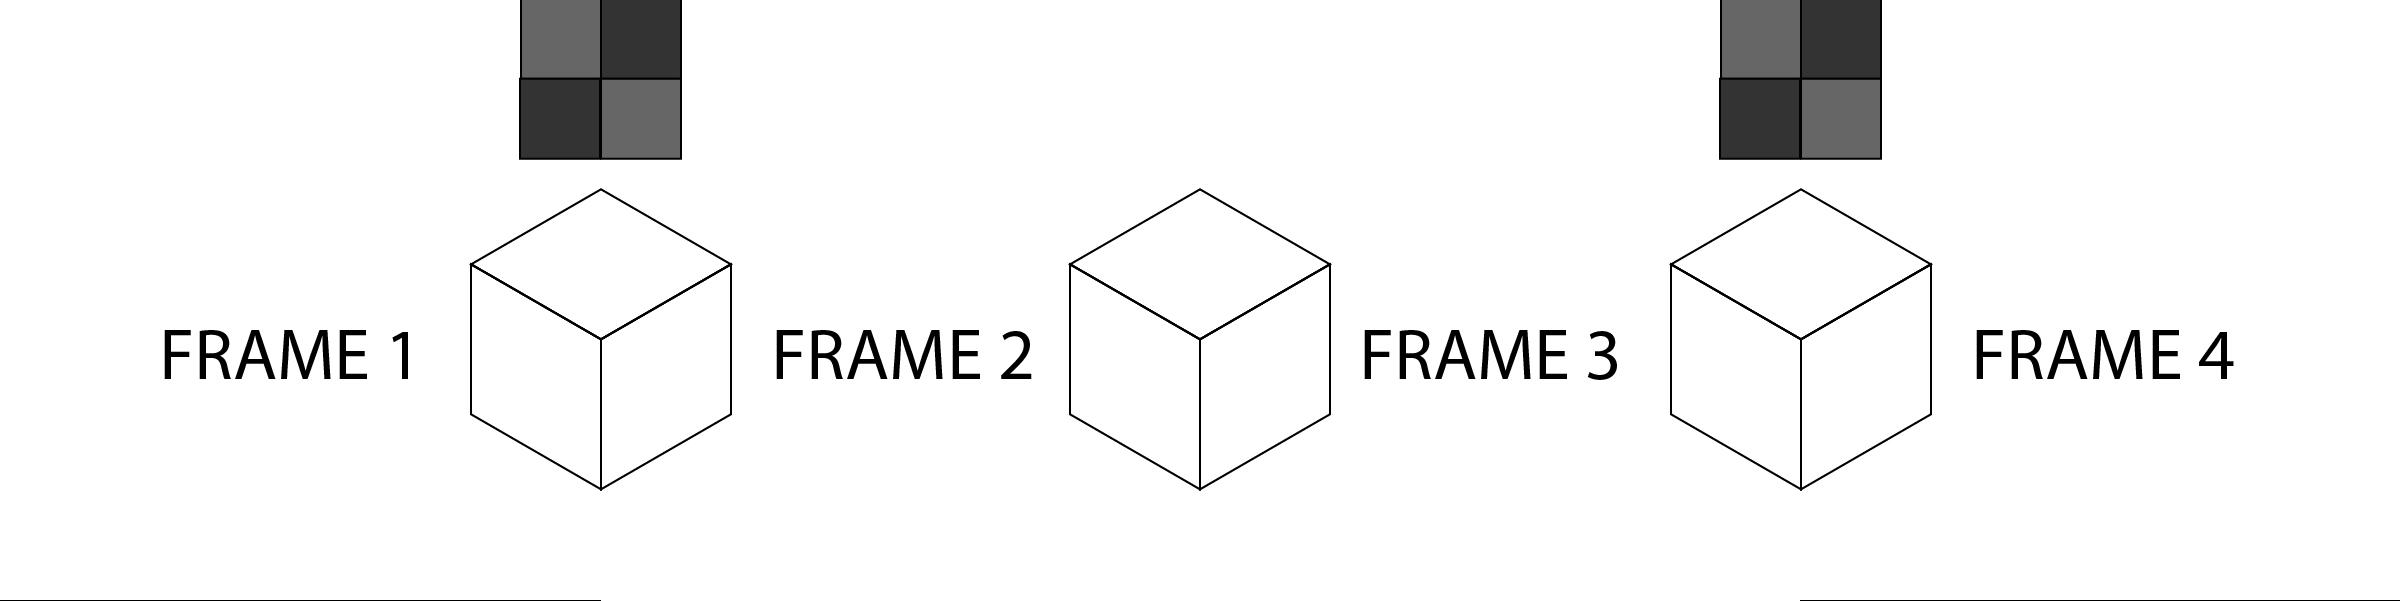

This chart was generated by the following Python code:
# pyframe

# By Newton Cazzaro

# Date: 11/7/2018
#
# Version:     Pyframe 1.0 - Horizontal implementation
#
# Description: Python program for encapsulating and framing pictures dynamically into a grid.
#
# Notes:       Pyframe version 1.0 contains only horizontal implementation due to time-line constraints.
#              For further versions, we are planning in developing vertical and matrix implementation
#              in addition to the already working horizontal implementation.
#
# Input:       Pre-defined pictures of jpg type. I'm using 'Frame_1', 'Frame_2', 'Frame_n'... to
#              determine the number of pictures to be stitched together in numerical order.
#
# Output:      Outputs an array of images stitched together in numerical order. The output will be
#              pyframe.jpg

import sys
from PIL import Image

images = map(Image.open, ['Frame_1.jpg', 'Frame_2.jpg', 'Frame_3.jpg', 'Frame_4.jpg'])
widths, heights = zip(*(i.size for i in images))

total_width = sum(widths)
max_height = max(heights)

new_im = Image.new('RGB', (total_width, max_height))

x_offset = 0

for im in images:
  new_im.paste(im, (x_offset,0))
  x_offset += im.size[0]

new_im.save('pyframe.jpg')
